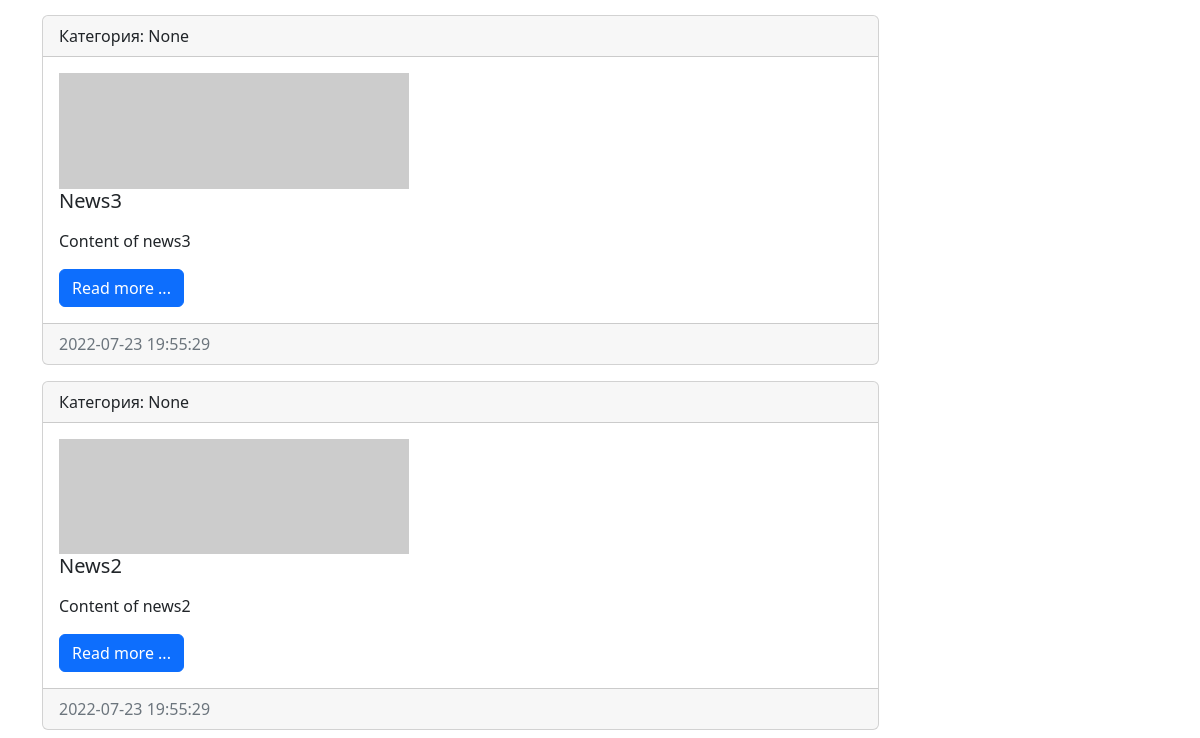
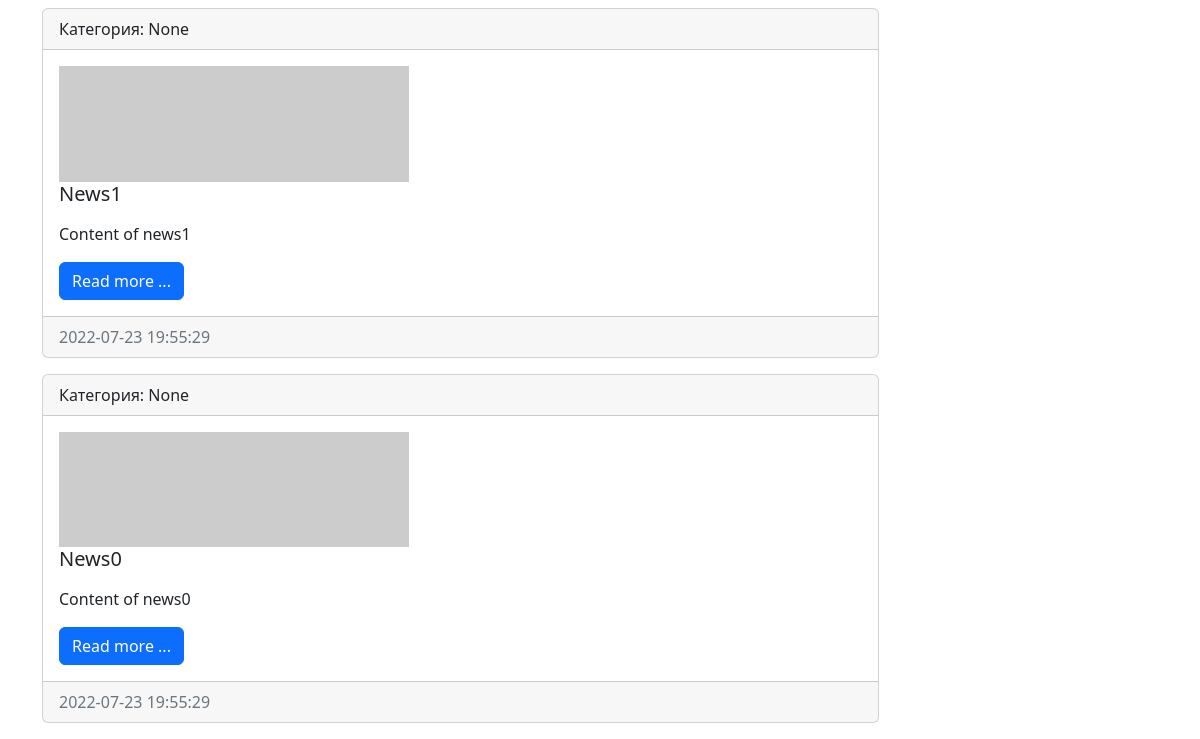
The page /news/ (lower part) on the database as committed earlier (2 pictures, top to bottom).
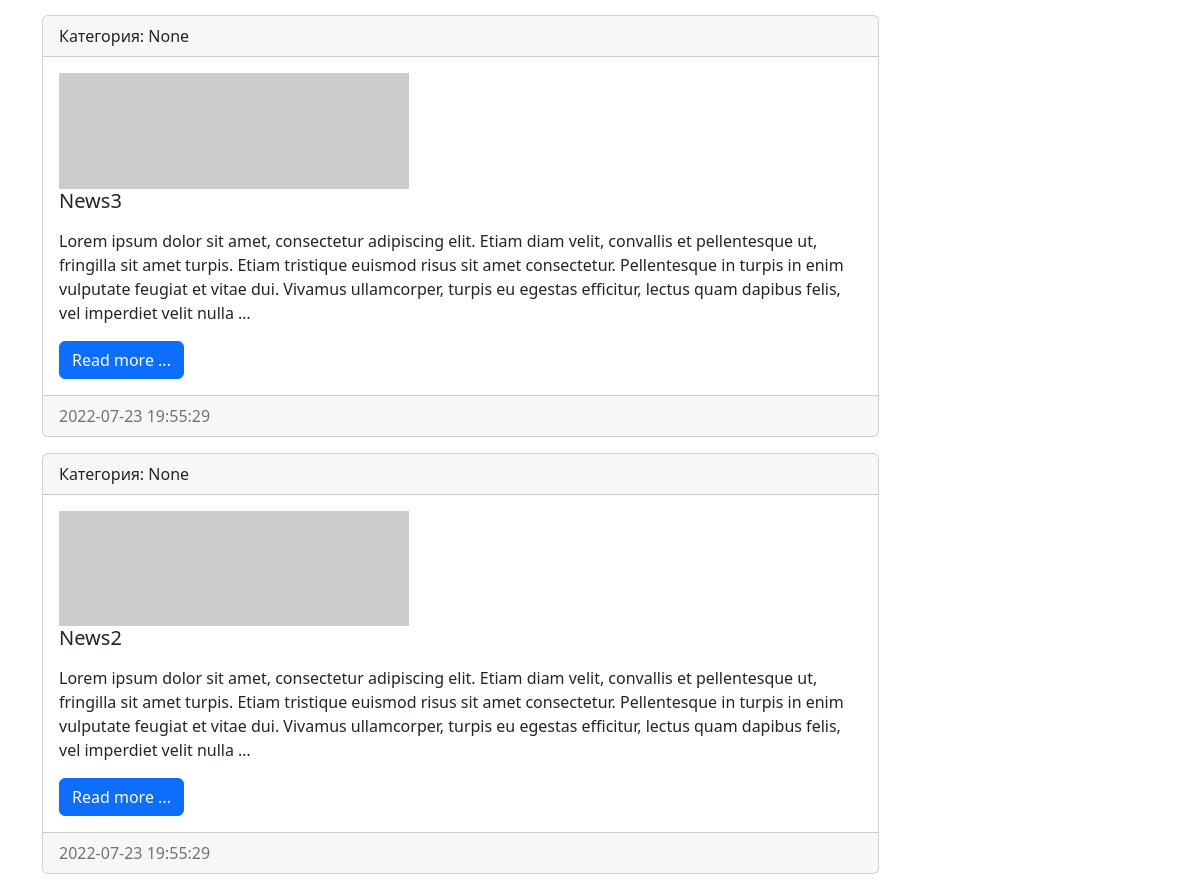
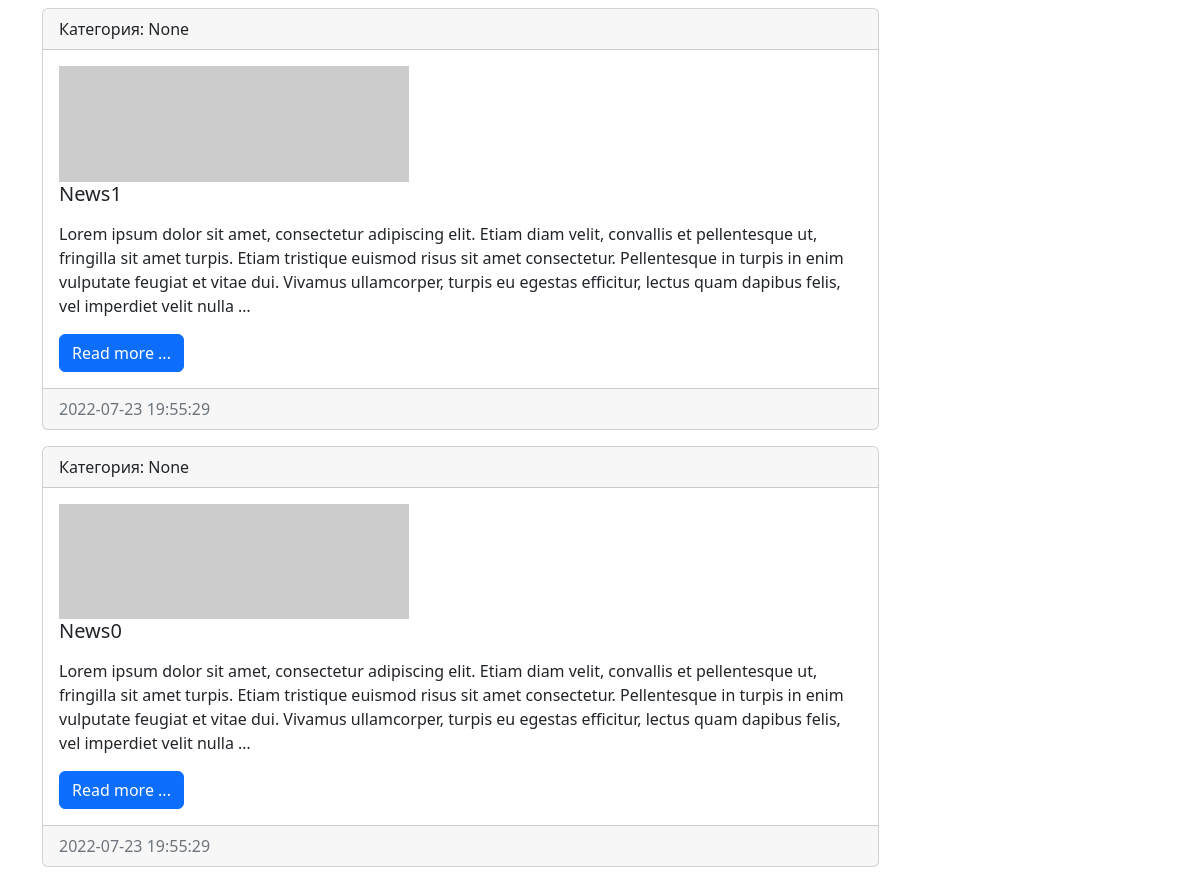
The same page on the database as committed later (2 pictures, top to bottom).
### news/models.py (models this page shows, shortened)
class News(models.Model):
    title = models.CharField( max_length = 150 , verbose_name = 'Title' )
    content = models.TextField( blank = True, verbose_name = 'Content' )
    created_at = models.DateTimeField( auto_now_add = True, verbose_name = 'Created At' )
    updated_at = models.DateTimeField( auto_now = True, verbose_name = 'Updated At' )
    photo = models.ImageField( upload_to = 'photos/%Y/%m/%d/', blank = True, verbose_name = 'Photo')
    is_published = models.BooleanField( default = True, verbose_name = 'Is Published' )
    category = models.ForeignKey('Category', on_delete = models.PROTECT, null = True, blank = True)
    def get_absolute_url(self):
        return reverse('view_news', kwargs = {'news_id': self.pk})
    class Meta:
        verbose_name = 'News list'
        verbose_name_plural = 'News lists'
        ordering = ['-created_at']

### news/views.py (the view)
# urls.py: path('', index, name = 'home'),
def index(request):
    news = News.objects.all()
    context = {
        'news': news,
        'title': 'List of news',
    }
    return render(request, 'news/index.html', context=context)

### news/models.py (called while the page is built)
    def __str__(self):
        return self.title

### news/templatetags/news_tags.py (called while the page is built)
@register.simple_tag( name = 'get_list_categories' )
def get_categories():
    return Category.objects.all()

### news/templates/news/index.html (shortened to what this page needs)
{% extends 'base.html' %}
{% block content %}
{% for item in news %}
<div class="card mb-3">
    <div class="card-header">
        Категория: {{item.category}}
    </div>
    <div class="card-body">
        <div class = "media">
            {% if item.photo %}
            <img src = "{{item.photo.url}}" alt = "", width = "350" class = "mr-3">
            {% else %}
            <img src = "https://picsum.photos/id/1060/350/300/?blur2", width = "350">
            {% endif %}
            <h5 class="card-title">{{item.title}}</h5>
            <p class="card-text">{{item.content | safe | linebreaks | truncatewords:50 }}</p>
            <a href=" {{ item.get_absolute_url }} " class="btn btn-primary">Read more ...</a>
        </div>
    </div>
    <div class="card-footer text-muted">
        {{item.created_at|date:'Y-m-d H:i:s'}}
    </div>
</div>
{% endfor %}
{% endblock %}

### templates/base.html (shortened to what this page needs)
<!DOCTYPE html>
<html lang="en">
  <head>
    <link
      href="https://cdn.jsdelivr.net/npm/bootstrap@5.2.0/dist/css/bootstrap.min.css"
      rel="stylesheet"
    />
  </head>
  <body>
    <div class="container mt-3">
        <div class="row">
            <div class="col-md-12">
                <div class = 'col-md-9'>
                    {% block content %} Content {% endblock %}
                </div>
            </div>
        </div>
    </div>
  </body>
</html>

### templates/inc/_sidebar.html (shortened to what this page needs)
{% load news_tags %}

Rows that differ between the two databases and show on the page:
changed News "News3": content "Content of news3" → "Lorem ipsum dolor sit amet, consectetur adipiscing elit. Etiam diam velit, convallis et pellentesque ut, fringilla sit amet turpis. Etiam tristique euismod risus sit amet consectetur. Pellentesque in turpis in enim vulputate feugiat et vitae dui. Vivamus ullamcorper, turpis eu egestas efficitur, lectus quam dapibus felis, vel imperdiet velit nulla …"
changed News "News2": content "Content of news2" → "Lorem ipsum dolor sit amet, consectetur adipiscing elit. Etiam diam velit, convallis et pellentesque ut, fringilla sit amet turpis. Etiam tristique euismod risus sit amet consectetur. Pellentesque in turpis in enim vulputate feugiat et vitae dui. Vivamus ullamcorper, turpis eu egestas efficitur, lectus quam dapibus felis, vel imperdiet velit nulla …"
changed News "News1": content "Content of news1" → "Lorem ipsum dolor sit amet, consectetur adipiscing elit. Etiam diam velit, convallis et pellentesque ut, fringilla sit amet turpis. Etiam tristique euismod risus sit amet consectetur. Pellentesque in turpis in enim vulputate feugiat et vitae dui. Vivamus ullamcorper, turpis eu egestas efficitur, lectus quam dapibus felis, vel imperdiet velit nulla …"
changed News "News0": content "Content of news0" → "Lorem ipsum dolor sit amet, consectetur adipiscing elit. Etiam diam velit, convallis et pellentesque ut, fringilla sit amet turpis. Etiam tristique euismod risus sit amet consectetur. Pellentesque in turpis in enim vulputate feugiat et vitae dui. Vivamus ullamcorper, turpis eu egestas efficitur, lectus quam dapibus felis, vel imperdiet velit nulla …"
